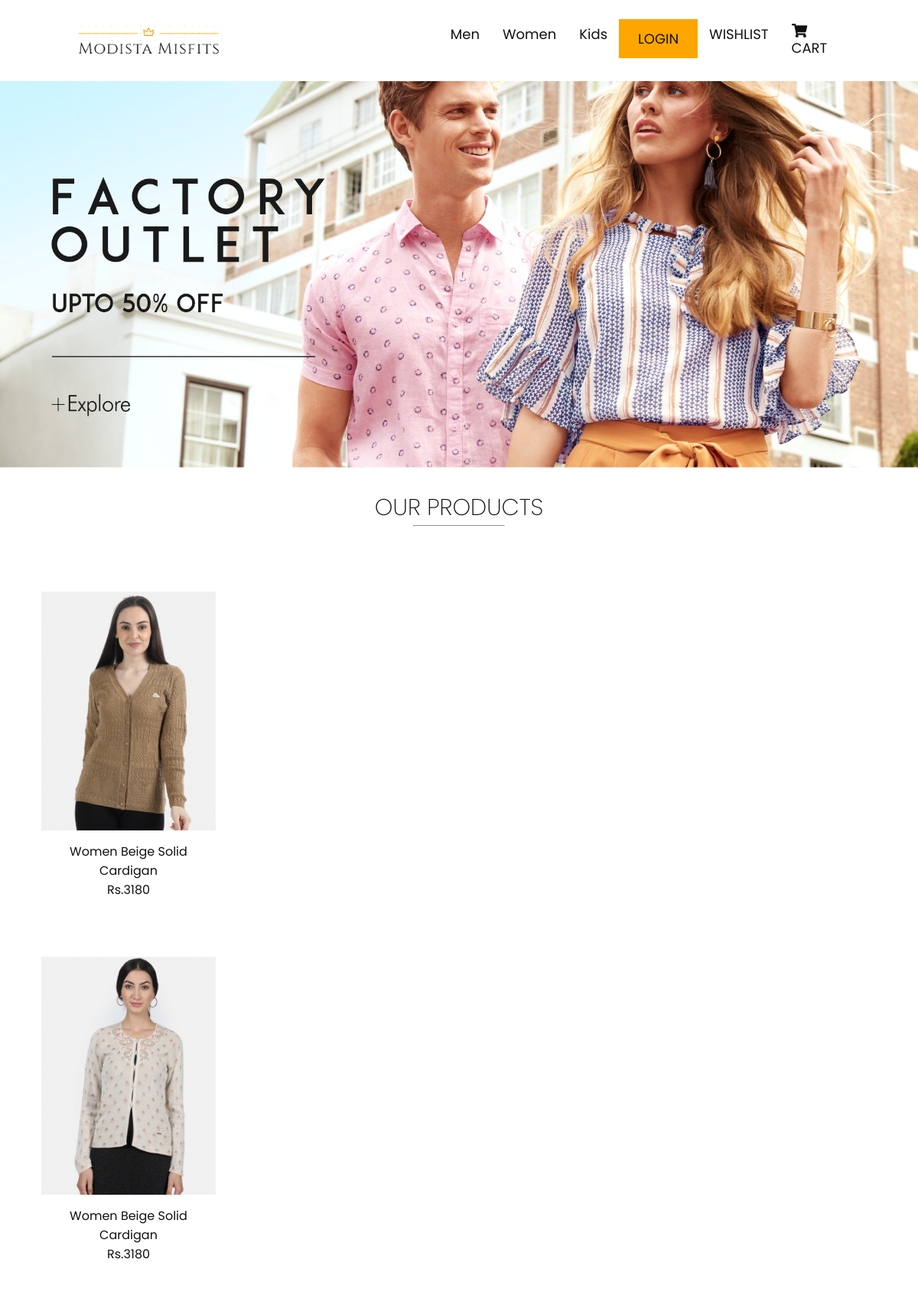
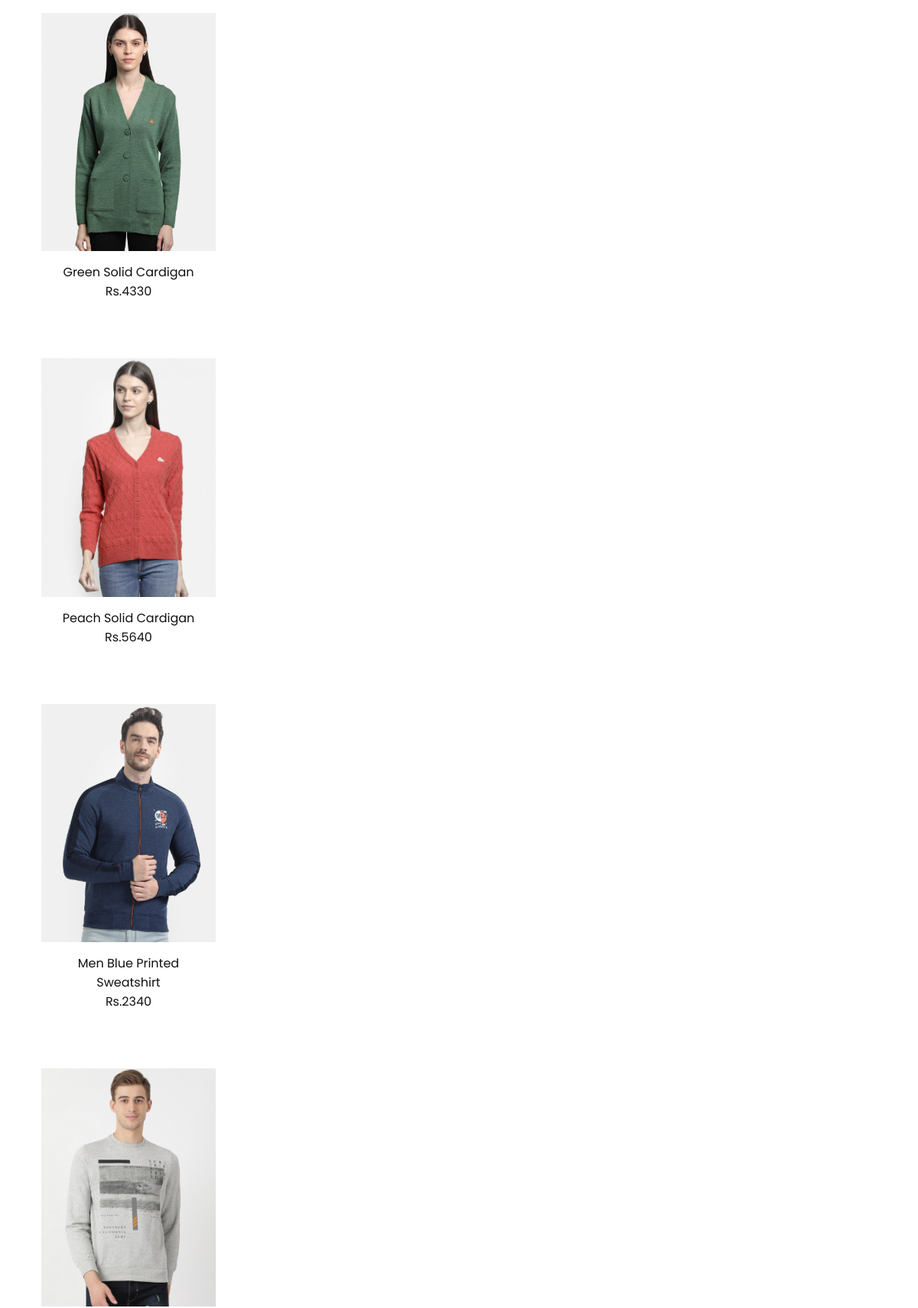
The page / (upper part) on the database its author committed (2 pictures, top to bottom).
### tables this page shows
CREATE TABLE `categories` (
  `cat_id` int(10) NOT NULL,
  `cat_title` text NOT NULL,
  `cat_desc` text NOT NULL
);

CREATE TABLE `slider` (
  `slide_id` int(10) NOT NULL,
  `slide_name` varchar(255) NOT NULL,
  `slide_img` text NOT NULL
);

CREATE TABLE `product` (
  `product_id` int(10) NOT NULL,
  `cat_id` int(10) NOT NULL,
  `date` timestamp NOT NULL DEFAULT current_timestamp() ON UPDATE current_timestamp(),
  `product_title` text NOT NULL,
  `product_img1` text NOT NULL,
  `product_img2` text NOT NULL,
  `product_img3` text NOT NULL,
  `product_price` int(10) NOT NULL,
  `product_desc` text NOT NULL
);

### admin/functions.php (the view, shortened to what this page needs)
<?php
$db=mysqli_connect("localhost","root","","ecom");
function getPro(){
    global $db;
    $get_product="select * from product order by 1 asc limit 0,12";
    $run_products=mysqli_query($db, $get_product);
    while($row_product=mysqli_fetch_array($run_products)){
        $pro_id=$row_product['product_id'];
        $pro_title=$row_product['product_title'];
        $pro_price=$row_product['product_price'];
        $pro_img=$row_product['product_img1'];
        $cat_id=$row_product['cat_id'];
        if($cat_id==2){
        echo"
        <div class='responsive'>
  <div class='gallery'>
    <a target='_blank' href='details.php?pro_id=$pro_id'>
      <img src='admin/products/$pro_img' width='600' height='400'>
    </a>
    <div class='desc'><a href='details.php?pro_id=$pro_id'> $pro_title<br> Rs.$pro_price  </a></div>
  </div>
</div>
<div class='clearfix'></div>
        ";
        }
        if($cat_id==1){
        echo"
        <div class='responsive'>
  <div class='gallery'>
    <a target='_blank' href='details.php?pro_id=$pro_id'>
      <img src='admin/products/$pro_img' width='600' height='400'>
    </a>
    <div class='desc'><a href='details.php?pro_id=$pro_id'> $pro_title<br> Rs.$pro_price  </a></div>
  </div>
</div>
   <div class='clearfix'></div>
        ";
        }
    }
}
function getCat(){
    global $db;
    $get_cat="select * from categories";
    $run_cat=mysqli_query($db,$get_cat);
    while($row_cat=mysqli_fetch_array($run_cat)){
        $cat_id=$row_cat['cat_id'];
        $cat_title=$row_cat['cat_title'];
        echo "
        <li>
        <a href='shop.php?cat=$cat_id'>$cat_title</a></li>";
    }
}
?>

### index.php (shortened to what this page needs)
<?php
include("db.php");
include("admin/functions.php");
?>
<html>
<head>
    <link rel="stylesheet" href="style.css">
    </head>
    <body>
            <header>
   <a href="index.php" ><img src="logo3.png" style="width: 40%; height: 40%;"></a>
    <ul class="menu">
        <?php
         getCat();
         ?>
        <button onclick="document.getElementById('id01').style.display='block'" style="width:auto;">LOGIN</button>
        <li><a href="wishlist.php">WISHLIST</a></li>
        <li><a href="cart.php"><i class="fa fa-shopping-cart" ></i> CART</a></li>
        </ul>
    </header>
        <div class="slide-container">
            <?php
            $get_slides="select * from slider LIMIT 0,1";
            $run_slider=mysqli_query($con,$get_slides);
            while($row_slides=mysqli_fetch_array($run_slider)){
                $slide_img=$row_slides['slide_img'];
                echo "
                <div class='slides fade'>
                <a href='shop.php'><img src='admin/slider/$slide_img' style='width:100%'></a>
            </div>
                ";
            }
            ?>
        </div>
        <div class="heading " >
        <center><h2>OUR PRODUCTS</h2><hr style="width: 10%; color: black;"></center><br>
        </div>
        <div class="row">
        <?php
        getPro();
        ?>
        </div>
    </body>

### style.css (style rules this page uses)
* { margin:0; padding:0; box-sizing:border-box; font-family:'Poppins',sans-serif; }
body { margin: 0; padding: 0; }
header { position:fixed; top:0; left: 0; width:100%; padding: 30px 100px; z-index: 1000; display: flex; justify-content:space-between ; align-items: center; transition: 0.5s; background: #fff; }
header ul { position: relative; display: flex; }
header ul li { position: relative; list-style: none; font-size: 18px; }
header ul li a { position: relative; display: inline-block; margin: 0 15px; color: #111; text-decoration: none; }
button { position: relative; background: #ffa500; display: inline-block; color: #111; margin-top: -6; padding: 6px 25px; font-size:18px; border: none; width: 100%; }
.slide-container { max-width: 100%; position: relative; margin-top: 48px; }
.fade { -webkit-animation-name: fade; -webkit-animation-duration: 4.5s; animation-name: fade; animation-duration: 4.5s; }
.heading { width: 100%; text-align: center; margin-top: 30px; color: #111; }
.heading h2 { font-weight: 200; font-size: 30px; }
div.gallery img { width: 100%; height: auto; }
div.desc { padding: 15px; text-align: center; }
div.desc a { text-decoration: none; color: #111; }
.responsive { padding-left: 10px; margin-top: 5%; margin-left: 4%; padding: 0 6px; float: left; width: 20%; }
.clearfix:after { content: ""; display: table; clear: both; }
hr { width: 90%; color: #e6e6e6; }

### rows shown on the page
categories: cat_title "Men"
categories: cat_title "Women"
categories: cat_title "Kids"
slider: slide_img (picture)
product: product_img1 (picture), product_title "Women Beige Solid Cardigan", product_price "3180"
product: product_img1 (picture), product_title "Women Beige Solid Cardigan", product_price "3180"
product: product_img1 (picture), product_title "Green Solid Cardigan", product_price "4330"
product: product_img1 (picture), product_title "Peach Solid Cardigan", product_price "5640"
product: product_img1 (picture), product_title "Men Blue Printed Sweatshirt", product_price "2340"
product: product_img1 (picture)
